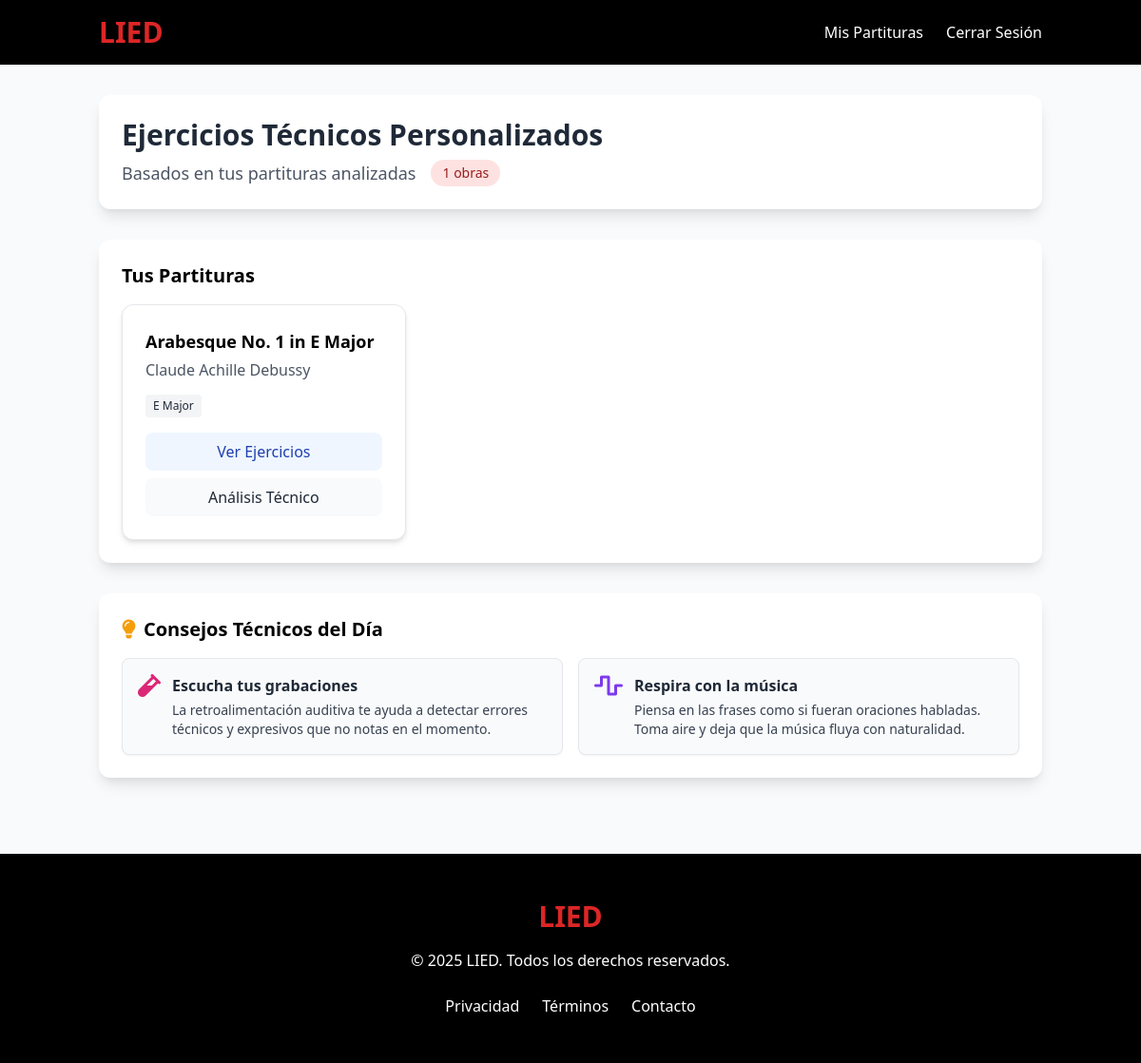
/ejercicios/dashboard/ (signed in), run on an earlier commit of the app's database.
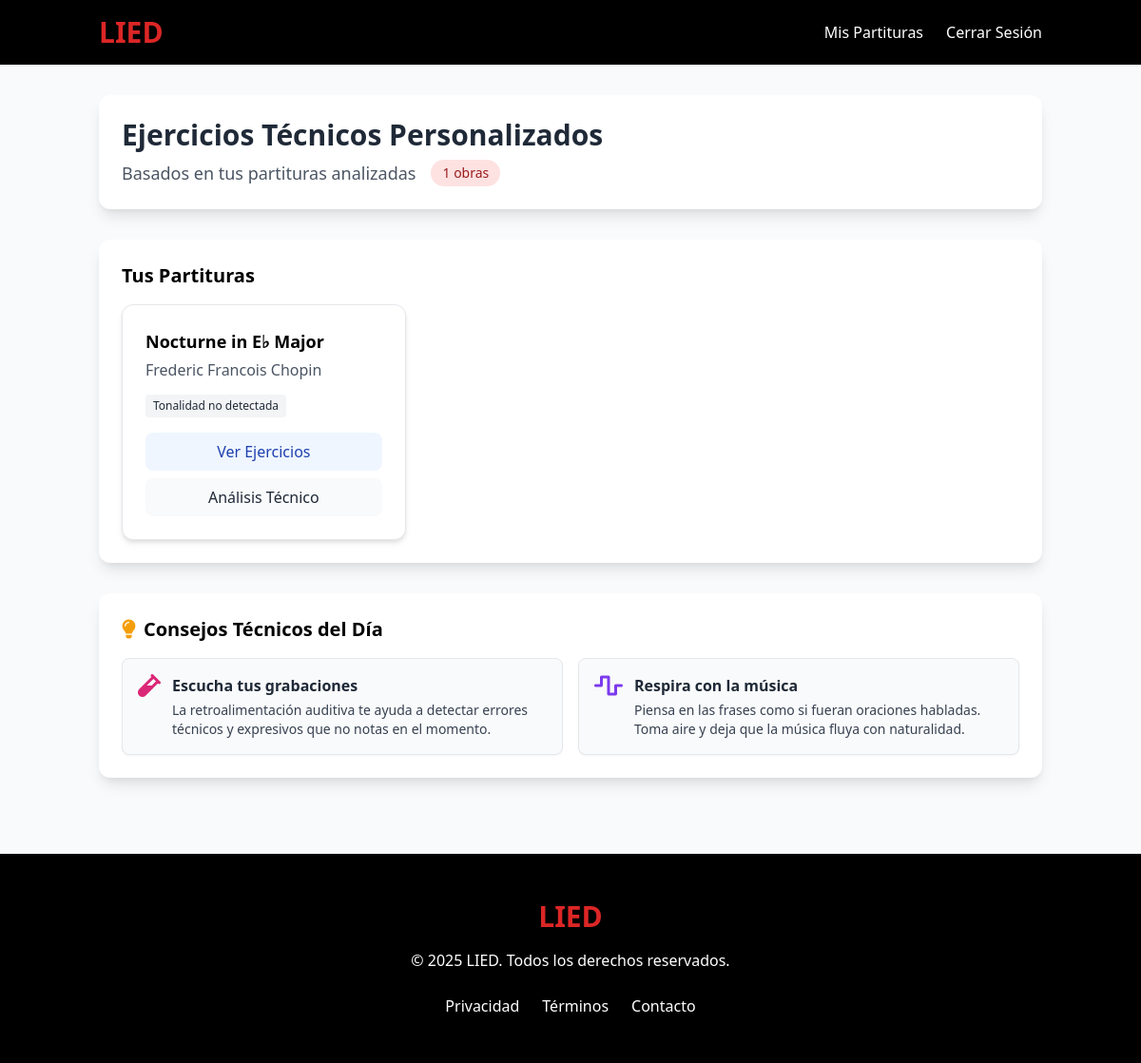
And on a later commit of the database.
### repertorio/models.py (models this page shows, shortened)
class PiezaMusical(models.Model):
    usuario = models.ForeignKey(User, on_delete=models.CASCADE)
    titulo = models.CharField(max_length=255, default='Título no disponible')
    compositor = models.CharField(max_length=100, default='Compositor desconocido')
    fecha_composicion = models.CharField(max_length=50, blank=True, null=True)
    derechos = models.CharField(max_length=100, default='Dominio público', null=True, blank=True)
    partitura_musicxml = models.FileField(upload_to='partituras/musicxml/')
    analisis_data = models.JSONField(default=dict, blank=True)
    creado_en = models.DateTimeField(auto_now_add=True)

### repertorio/views.py (the view, shortened to what this page needs)
# urls.py: path('ejercicios/dashboard/', views.dashboard_ejercicios, name='dashboard_ejercicios'),
@never_cache
def dashboard_ejercicios(request):
    if not request.user.is_authenticated:
        return redirect('login')
    piezas = PiezaMusical.objects.filter(usuario=request.user).order_by('-creado_en')
    ejercicios_recientes = Ejercicio.objects.filter(partitura__usuario=request.user).order_by('-creado_en')[:4]
    ejercicios_data = []
    return render(request, 'exercises/dashboard.html', {
        'piezas': piezas,
        'ejercicios_recientes': ejercicios_data,
        'recomendaciones': _get_recommendations(piezas.first() if piezas.exists() else None)
    })

### tailwind_theme/templates/exercises/dashboard.html (shortened to what this page needs)
<!DOCTYPE html>
<html lang="es">
<head>
    <link href="https://cdn.jsdelivr.net/npm/tailwindcss@2.2.19/dist/tailwind.min.css" rel="stylesheet" />
    <link href="https://cdnjs.cloudflare.com/ajax/libs/font-awesome/6.0.0/css/all.min.css" rel="stylesheet" />
</head>
<body class="bg-gray-50">
    <header class="bg-black shadow-sm sticky top-0 z-50">
        <div class="container mx-auto px-4 py-4 flex justify-between items-center">
            <a href="{% url 'home' %}" class="text-3xl font-bold text-red-600 hover:text-red-700 transition-colors">LIED</a>
            <nav class="flex items-center space-x-6">
                <a href="{% url 'lista_piezas' %}" class="text-white hover:text-red-600">Mis Partituras</a>
                <form action="{% url 'logout' %}" method="post">{% csrf_token %}
                    <button type="submit" class="text-white hover:text-red-600">Cerrar Sesión</button>
                </form>
            </nav>
        </div>
    </header>
    <main class="container mx-auto px-4 py-8">
        <div class="bg-white rounded-xl shadow-lg p-6 mb-8">
            <h1 class="text-3xl font-bold text-gray-800 mb-2">Ejercicios Técnicos Personalizados</h1>
            <div class="flex items-center space-x-4 text-gray-600">
                <p class="text-lg">Basados en tus partituras analizadas</p>
                <span class="bg-red-100 text-red-800 px-3 py-1 rounded-full text-sm">{{ piezas.count }} obras</span>
            </div>
        </div>
        {% if piezas %}
        <div class="bg-white rounded-xl shadow-lg p-6 mb-8">
            <h2 class="text-xl font-semibold mb-4">Tus Partituras</h2>
            <div class="grid grid-cols-1 md:grid-cols-3 gap-6">
                {% for pieza in piezas %}
                <div class="bg-white rounded-xl shadow-md p-6 card-hover border border-gray-200">
                    <h3 class="text-lg font-bold mb-1">{{ pieza.titulo }}</h3>
                    <p class="text-gray-600 mb-3">{{ pieza.compositor }}</p>
                    <div class="mb-4">
                        <span class="inline-block bg-gray-100 text-gray-800 text-xs px-2 py-1 rounded">
                            {{ pieza.analisis_data.tonalidad_principal|default:"Tonalidad no detectada" }}
                        </span>
                    </div>
                    <div class="flex flex-col space-y-2">
                        <a href="{% url 'generar_ejercicios' pieza.id %}" class="bg-blue-50 hover:bg-blue-100 text-blue-800 py-2 px-4 rounded-lg text-center transition-colors">
                            Ver Ejercicios
                        </a>
                        <a href="{% url 'detalle_analisis' pieza.id %}" class="bg-gray-50 hover:bg-gray-100 text-gray-800 py-2 px-4 rounded-lg text-center transition-colors">
                            Análisis Técnico
                        </a>
                    </div>
                </div>
                {% endfor %}
            </div>
        </div>
        {% endif %}
        <div class="bg-white rounded-xl shadow-lg p-6 mt-8">
            <h3 class="text-xl font-semibold mb-4 flex items-center">
                <i class="fas fa-lightbulb text-yellow-500 mr-2"></i>Consejos Técnicos del Día
            </h3>
            <div id="consejos-container" class="grid grid-cols-1 md:grid-cols-2 gap-4 text-gray-800"></div>
        </div>
    </main>
    <footer class="bg-black text-white py-12 mt-12">
        <div class="container mx-auto px-4 text-center">
            <div class="text-3xl font-bold text-red-600 mb-4">LIED</div>
            <p class="mb-6">© 2025 LIED. Todos los derechos reservados.</p>
            <nav class="flex justify-center space-x-6">
                <a href="{% url 'privacidad' %}" class="hover:text-red-600">Privacidad</a>
                <a href="{% url 'terminos' %}" class="hover:text-red-600">Términos</a>
                <a href="{% url 'contacto' %}" class="hover:text-red-600">Contacto</a>
            </nav>
        </div>
    </footer>
</body>
</html>

### tailwind_theme/templates/exercises/dashboard.html (style rules this page uses)
.card-hover { @apply transition-all duration-300 transform hover:-translate-y-1 hover:shadow-xl; }

What changed in the data, as far as the page shows it:
removed PiezaMusical: titulo "Arabesque No. 1 in E Major", compositor "Claude Achille Debussy", analisis_data.tonalidad_principal "E Major"
added PiezaMusical: titulo "Nocturne in E♭ Major", compositor "Frederic Francois Chopin", analisis_data.tonalidad_principal "Tonalidad no detectada"
